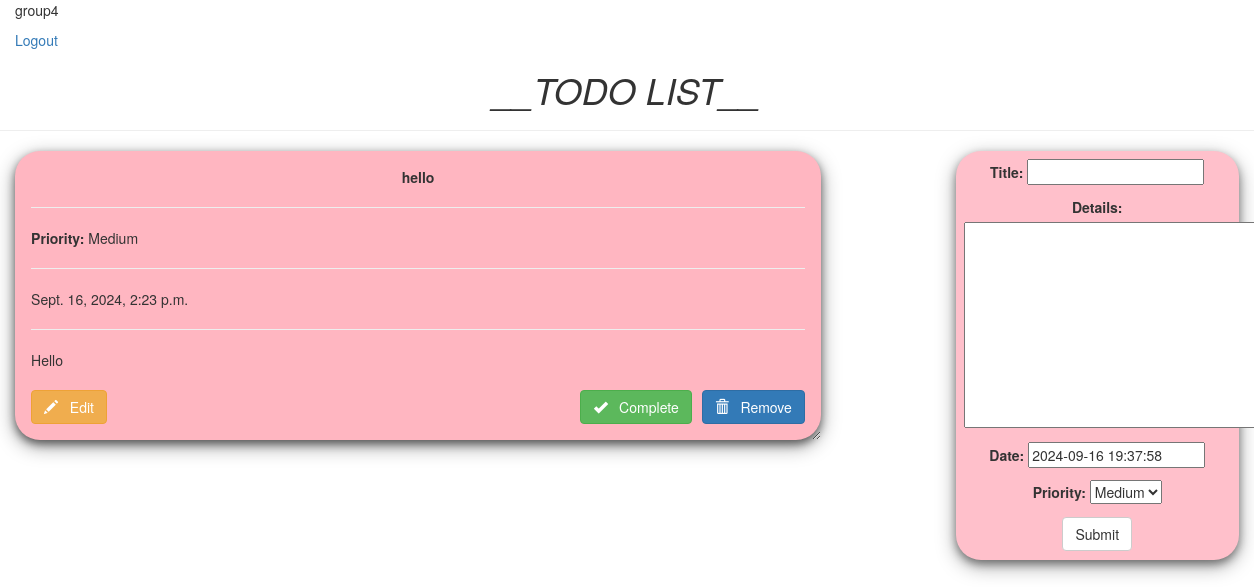
The app's page / (signed in), older data.
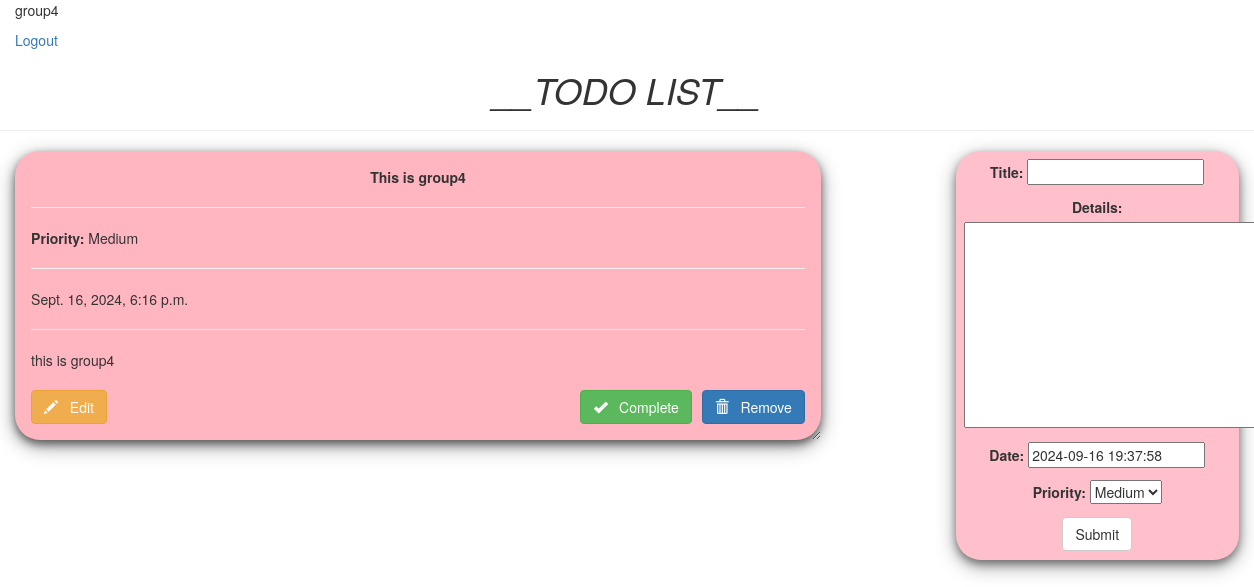
The same page, newer data.
### todo/models.py (models this page shows, shortened)
class Todo(models.Model):
    user = models.ForeignKey(User, on_delete=models.CASCADE, default=1)
    PRIORITY_CHOICES = [('Low', 'Low'), ('Medium', 'Medium'), ('High', 'High'),]
    title = models.CharField(max_length=100)
    details = models.TextField()
    date = models.DateTimeField(default=timezone.now)
    completed = models.BooleanField(default=False)
    priority = models.CharField(max_length=6, choices=PRIORITY_CHOICES, default='Medium')

### todo/views.py (the view)
# urls.py: path('', views.index, name="todo"),
@login_required
def index(request):
    item_list = Todo.objects.filter(user=request.user).order_by("-date")
    if request.method == "POST":
        form = TodoForm(request.POST)
        if form.is_valid():
            todo_item = form.save(commit=False)
            todo_item.user = request.user
            todo_item.save()
            return redirect('todo')
    else:
        form = TodoForm()
    page = {
        "forms": form,
        "list": item_list,
        "title": "TODO LIST",
    }
    return render(request, 'todo/index.html', page)

### todo/forms.py
class TodoForm(forms.ModelForm):
    class Meta:
        model = Todo
        fields = ['title', 'details', 'date', 'priority']

### todo/templates/todo/index.html (shortened to what this page needs)
<!DOCTYPE html>
<html lang="en" dir="ltr">
<head>
  {% load static %}
  <link rel="stylesheet" href="https://maxcdn.bootstrapcdn.com/bootstrap/3.3.7/css/bootstrap.min.css">
</head>
<body class="container-fluid">
  {% if request.user.is_authenticated %}
  <p>{{request.user}}</p>
  <a href="{% url 'logout' %}">Logout</a>
  {% else %}
  <a href="{ url 'login' %}">Login</a>
  {% endif %}
  <center class="row">
    <h1><i>__TODO LIST__</i></h1>
    <hr />
  </center>
  <div class="row">
    <div class="col-md-8">
      {% for i in list %}
      <div class="card {% if i.completed %}completed{% endif %}">
        <center><b>{{i.title}}</b></center>
        <hr/>
        <strong>Priority:</strong> {{ i.priority }}
        <hr/>
        {{i.date}}
        <hr/>
        {{i.details}}
        <br />
        <br />
        <form action="/edit/{{i.id}}" method="GET" style="float: left; padding-right: 10px;">
          <button type="submit" class="btn btn-warning">
            <span class="glyphicon glyphicon-pencil"></span> &nbsp; Edit
          </button>
        </form>
        <form action="/del/{{i.id}}" method="POST" style="float: right;">
          <button value="remove" type="submit" class="btn btn-primary">
            <span class="glyphicon glyphicon-trash"></span> &nbsp; Remove
          </button>
        </form>
        {% if not i.completed %}
        <form action="/complete/{{i.id}}/" method="POST" style="float: right; margin-right: 10px;">
          <button type="submit" class="btn btn-success">
            <span class="glyphicon glyphicon-ok"></span> &nbsp; Complete
          </button>
        </form>
        {% else %}
          <p style="color: green; float: right; margin-right: 10px;">Completed</p>
        {% endif %}
      </div>
      {% endfor %}
    </div>
    <div class="col-md-1"> </div>
    <div class="col-md-3">
      <div class="submit_form">
        <form method="POST">
          {{ forms.as_p }}
          <center>
            <input type="submit" class="btn btn-default" value="Submit" />
          </center>
        </form>
      </div>
    </div>
  </div>
</body>
</html>

### todo/templates/todo/index.html (style rules this page uses)
.card { box-shadow: 0 4px 8px 0 rgba(0,0,0,0.5), 0 6px 20px 0 rgba(0,0,0,0.39); background: lightpink; margin-bottom : 5%; border-radius: 25px; padding : 2%; overflow: auto; resize: both; text-overflow: ellipsis; }
.submit_form { text-align: center; padding: 3%; background: pink; border-radius: 25px; box-shadow: 0 4px 8px 0 rgba(0,0,0,0.4), 0 6px 20px 0 rgba(0,0,0,0.36); }

Row changes from the older to the newer data that the page shows:
removed Todo: title "hello", priority "Medium", date "Sept. 16, 2024, 2:23 p.m.", details "Hello"
added Todo: title "This is group4", priority "Medium", date "Sept. 16, 2024, 6:16 p.m.", details "this is group4"
